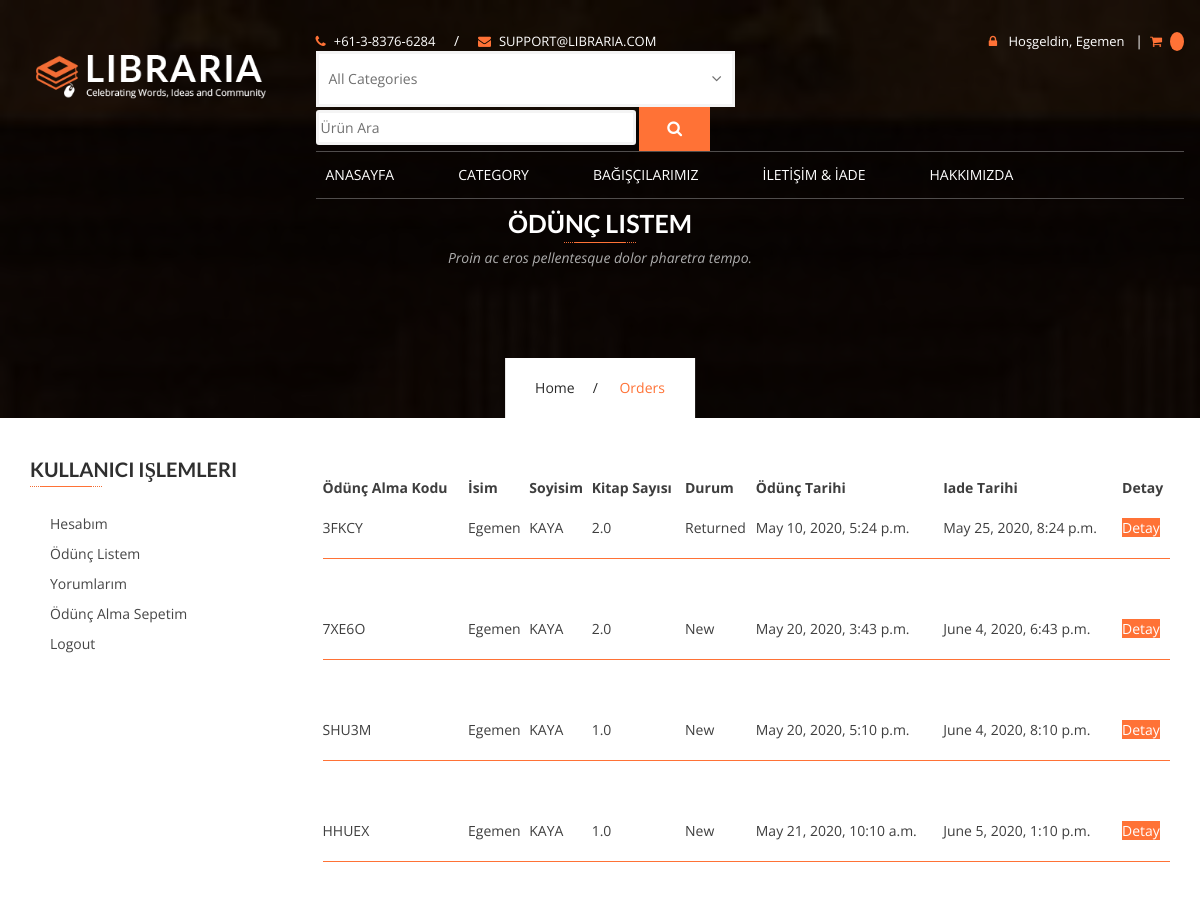
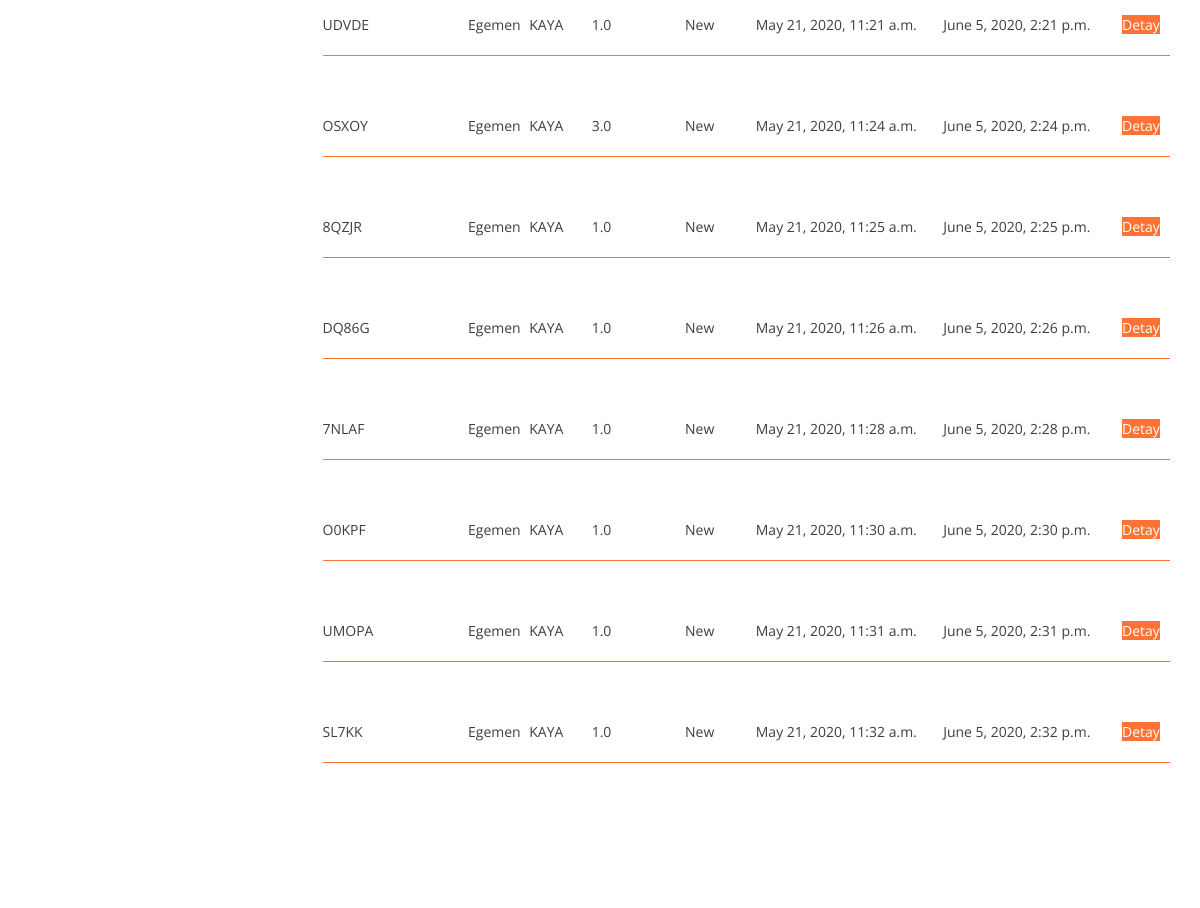
The page /user/orders/ (signed in, upper part) on the database as committed earlier (2 pictures, top to bottom).
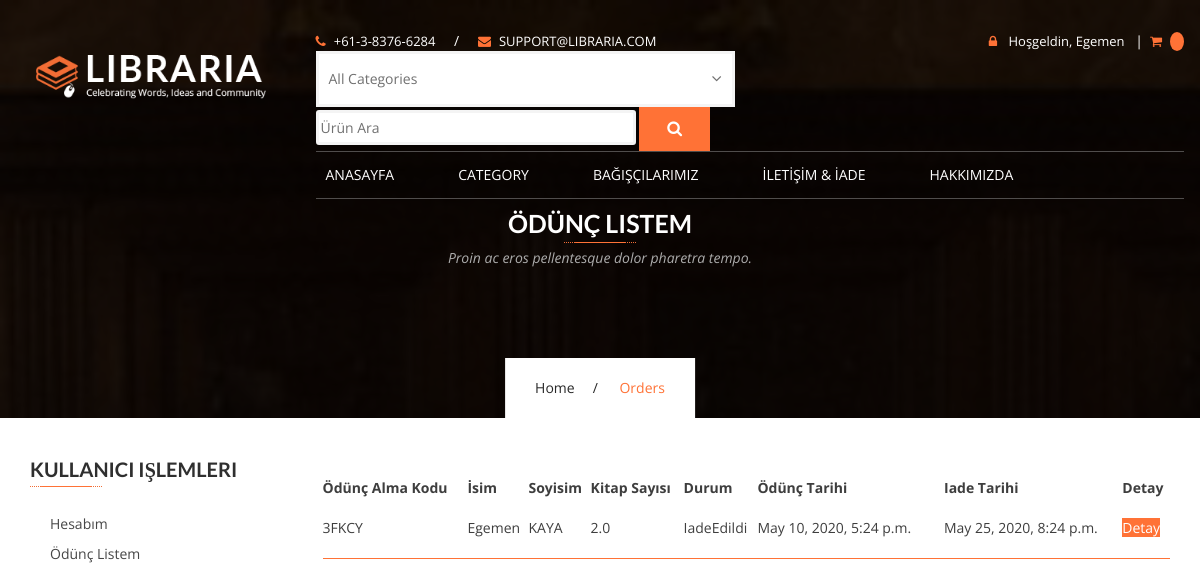
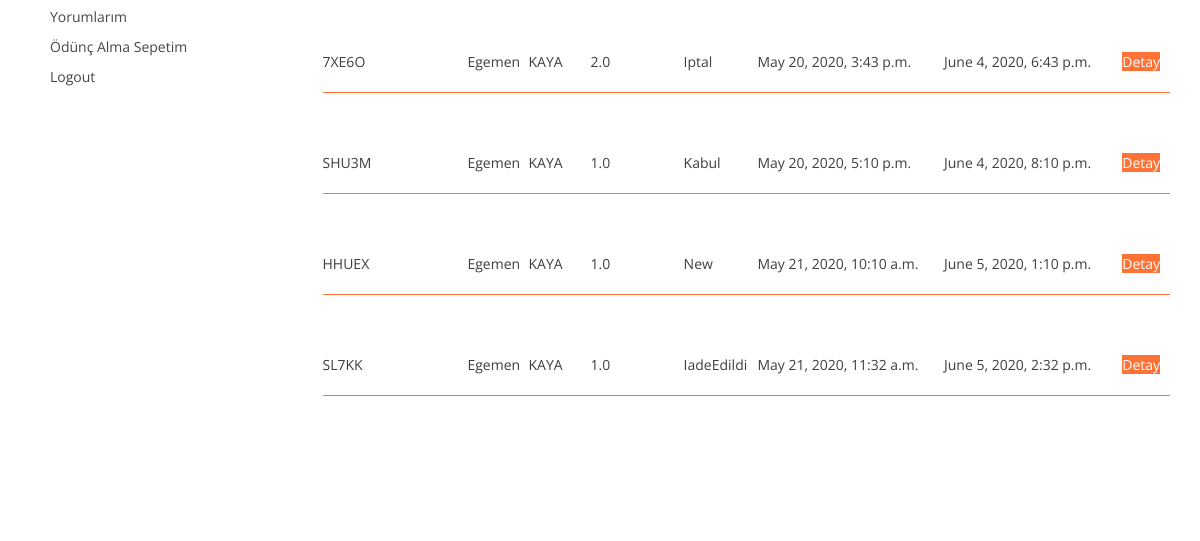
The same page on the database as committed later (2 pictures, top to bottom).
### order/models.py (models this page shows, shortened)
class Order(models.Model):
    STATUS = (
        ('New','New'),
        ('Kabul', 'Kabul'),
        ('IadeEdildi', 'IadeEdildi'),
        ('Iptal', 'Iptal'),
    )
    user = models.ForeignKey(User, on_delete=models.SET_NULL, null=True)
    code = models.CharField(max_length=5, editable=False)
    first_name = models.CharField(max_length=30)
    last_name = models.CharField(max_length=30)
    phone = models.CharField(blank=True, max_length=20)
    address = models.CharField(blank=True, max_length=150)
    city = models.CharField(blank=True, max_length=20)
    country = models.CharField(blank=True, max_length=20)
    total = models.FloatField()
    status = models.CharField(max_length=10, choices=STATUS, default='New')
    ip = models.CharField(blank=True, max_length=20)
    create_at = models.DateTimeField(auto_now_add=True)
    update_at = models.DateTimeField(auto_now=True)
    teslim_tarih = models.DateTimeField(default=datetime.now() + timedelta(days=15))

### user/views.py (the view)
# urls.py: path('orders/',views.orders, name='orders'),
@login_required(login_url='/login')
def orders(request):
    category = Category.objects.all()
    current_user = request.user
    profile = UserProfile.objects.get(user_id=current_user.id)
    orders = Order.objects.filter(user_id=current_user.id)
    context = {
        'category': category,
        'orders': orders,
        'profile': profile
    }
    return render(request,'user_orders.html', context)

### user/templates/user_orders.html (shortened to what this page needs)
{% extends "homebase.html" %}
{% block content %}
        <section class="page-banner services-banner">
            <div class="container">
                <div class="banner-header">
                    <h2>Ödünç Listem</h2>
                    <span class="underline center"></span>
                    <p class="lead">Proin ac eros pellentesque dolor pharetra tempo.</p>
                </div>
                <div class="breadcrumb">
                    <ul>
                        <li><a href="/">Home</a></li>
                        <li>Orders</li>
                    </ul>
                </div>
            </div>
        </section>
        <div id="content" class="site-content">
            <div id="primary" class="content-area">
                <main id="main" class="site-main">
                    <div class="main-news-list">
                        <div class="container">
                            <div class="row">
                                <div class="col-md-9 col-md-push-3"><br><br><br>
                                        <table class="event-table cart">
                                                        <thead>
                                                            <tr>
                                                                <th class="product-name">Ödünç Alma Kodu</th>
                                                                <th class="product-name">İsim</th>
                                                                <th class="product-name">Soyisim</th>
                                                                <th class="product-name">Kitap Sayısı</th>
                                                                <th class="product-name">Durum</th>
                                                                <th class="product-name">Ödünç Tarihi</th>
                                                                <th class="product-name">Iade Tarihi</th>
                                                                <th class="product-name">Detay</th>
                                                            </tr>
                                                        </thead>
                                                        <tbody>
                                                        {% for rs in orders %}
                                                            <tr>
                                                                <td data-title="date-time"><br>{{ rs.code }}<hr><br></td>
                                                                <td data-title="date-time">{{ rs.first_name }}<hr></td>
                                                                <td data-title="date-time">{{ rs.last_name }}<hr></td>
                                                                <td data-title="date-time">{{ rs.total }}<hr></td>
                                                                <td data-title="date-time">{{ rs.status }}<hr></td>
                                                                <td data-title="date-time">{{ rs.create_at }}<hr></td>
                                                                <td data-title="date-time">{{ rs.teslim_tarih }}<hr></td>
                                                                <td data-title="date-time"><a class="btn-primary" href="/user/orderdetail/{{ rs.id }} ">Detay</a><hr></td>
                                                            </tr>
                                                        {% endfor %}
                                                        </tbody>
                                                    </table>
                                </div>
                                {% include "user_panel.html" %}
                            </div>
                        </div>
                    </div>
            </div>
        <section class="social-network section-padding">
        </section>
 {% endblock %}

### home/templates/homebase.html (shortened to what this page needs)
<!DOCTYPE html>
<html lang="zzx">
<head>
        {% load static %}
        <link href="{% static 'css/font-awesome.min.css'%}" rel="stylesheet" type="text/css" />
        <link href="{% static 'css/mmenu.css'%}" rel="stylesheet" type="text/css" />
        <link href="{% static 'css/mmenu.positioning.css'%}" rel="stylesheet" type="text/css" />
        <link href="{% static 'style.css'%}" rel="stylesheet" type="text/css" />
    </head>
<body>
    {% include 'header.html' %}
    {% block content %}  {% endblock %}
</body>
</html>

### home/templates/header.html (shortened to what this page needs)
{% load static %}
<link rel="stylesheet" href="https://ajax.googleapis.com/ajax/libs/jqueryui/1.11.4/themes/smoothness/jquery-ui.css">
        <header id="header-v1" class="navbar-wrapper">
            <div class="container">
                <div class="row">
                    <nav class="navbar navbar-default">
                        <div class="row">
                            <div class="col-md-3">
                                <div class="navbar-header">
                                    <div class="navbar-brand">
                                        <h1>
                                            <a href="/">
                                                <img src="{% static 'images/libraria-logo-v1.png'%}" alt="LIBRARIA" />
                                            </a>
                                        </h1>
                                    </div>
                                </div>
                            </div>
                            <div class="col-md-9">
                                <div class="header-topbar hidden-sm hidden-xs">
                                    <div class="row">
                                        <div class="col-sm-6">
                                            <div class="topbar-info">
                                                <a href="tel:+61-3-8376-6284"><i class="fa fa-phone"></i>+61-3-8376-6284</a>
                                                <span>/</span>
                                                <a href="mailto:support@libraria.com"><i class="fa fa-envelope"></i>support@libraria.com</a>
                                                <form action="/search/" method="post">
                                                    {% load mptt_tags %}
                                                    <input id="query" name="query" class="input search-input" type="text" style="height: 35px;width: 320px" placeholder="Ürün Ara">
                                                    <button class="search-btn" style=""><i class="fa fa-search"></i></button>
                                                </form>
                                            </div>
                                        </div>
                                        <div class="col-sm-6">
                                            <div class="topbar-links">
                                                <div class="header-cart dropdown">
                                                    {% if user.id is not None %}
                                                        <a data-toggle="dropdown" class="dropdown-toggle" href="#"><i class="fa fa-lock"></i> Hoşgeldin, {{ user.first_name }}</a>
                                                    {% else %}
                                                        <a href="/login/"><i class="fa fa-lock"></i>Login</a> / <a href="/signup/"><i class="fa fa-lock"></i>Register</a>
                                                    {% endif %}
                                                <span>|</span>
                                                <div class="header-cart dropdown">
                                                    <a data-toggle="dropdown" class="dropdown-toggle disabled" href="#">
                                                        <i class="fa fa-shopping-cart"></i>
                                                        <small>{{request.session.cart_items }}</small>
                                                    </a>
                                                </div>
                                            </div>
                                        </div>
                                    </div>
                                </div>
                                <div class="navbar-collapse hidden-sm hidden-xs">
                                    <ul class="nav navbar-nav">
                                        <li><a href="/">Anasayfa</a></li>
                                        <li class="dropdown">
                                            <a data-toggle="dropdown" class="dropdown-toggle disabled" href="/">Category</a>
                                            {% load mptt_tags %}
                                        </li>
                                        <li><a href="/referanslar">BAĞIŞÇILARIMIZ</a></li>
                                        <li><a href="/iletisim">İLETİŞİM & İADE</a></li>
                                        <li><a href="/hakkimizda">Hakkımızda</a></li>
                                    </ul>
                                </div>
                            </div>
                        </div>
                    </nav>
                </div>
            </div>
        </header>

### user/templates/user_panel.html (shortened to what this page needs)
                    <div class="col-md-3 col-md-pull-9">
                                    <aside id="secondary" class="sidebar widget-area">
                                        <div class="widget widget_related_search"><br><br>
                                            <h4 class="widget-title" data-control>Kullanici iŞlemleri</h4>
                                            <div class="widget_categories">
                                                <ul>
                                                    <li><a href="/user">Hesabım </a></li>
                                                    <li><a href="/user/orders">Ödünç Listem </a></li>
                                                    <li><a href="/user/comments">Yorumlarım </a></li>
                                                    <li><a href="/shopcart/">Ödünç Alma Sepetim </a></li>
                                                    <li><a href="/logout">Logout </a></li>
                                                </ul>
                                            </div>
                                        </div>
                                        </div>
                                </div>

### home/templates/footer.html (shortened to what this page needs)
        {% load static %}

Rows that differ between the two databases and show on the page:
removed Order: code "UDVDE", first_name "Egemen", last_name "KAYA", total "1.0", status "New", create_at "May 21, 2020, 11:21 a.m.", teslim_tarih "June 5, 2020, 2:21 p.m."
removed Order: code "OSXOY", first_name "Egemen", last_name "KAYA", total "3.0", status "New", create_at "May 21, 2020, 11:24 a.m.", teslim_tarih "June 5, 2020, 2:24 p.m."
removed Order: code "8QZJR", first_name "Egemen", last_name "KAYA", total "1.0", status "New", create_at "May 21, 2020, 11:25 a.m.", teslim_tarih "June 5, 2020, 2:25 p.m."
removed Order: code "DQ86G", first_name "Egemen", last_name "KAYA", total "1.0", status "New", create_at "May 21, 2020, 11:26 a.m.", teslim_tarih "June 5, 2020, 2:26 p.m."
removed Order: code "7NLAF", first_name "Egemen", last_name "KAYA", total "1.0", status "New", create_at "May 21, 2020, 11:28 a.m.", teslim_tarih "June 5, 2020, 2:28 p.m."
removed Order: code "O0KPF", first_name "Egemen", last_name "KAYA", total "1.0", status "New", create_at "May 21, 2020, 11:30 a.m.", teslim_tarih "June 5, 2020, 2:30 p.m."
removed Order: code "UMOPA", first_name "Egemen", last_name "KAYA", total "1.0", status "New", create_at "May 21, 2020, 11:31 a.m.", teslim_tarih "June 5, 2020, 2:31 p.m."
changed Order "3FKCY": status "Returned" → "IadeEdildi"
changed Order "7XE6O": status "New" → "Iptal"
changed Order "SHU3M": status "New" → "Kabul"
changed Order "SL7KK": status "New" → "IadeEdildi"
